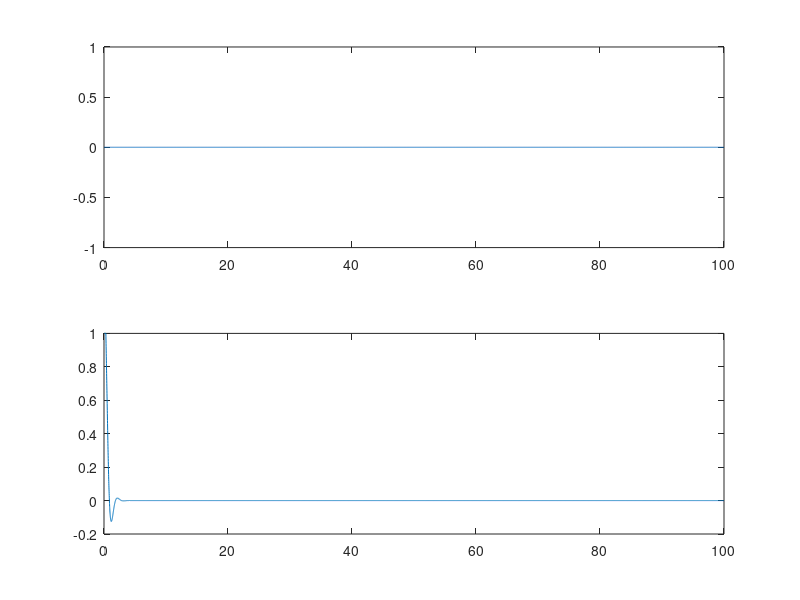

MATLAB code to generate this figure:
% script to test complementary output filter gain structure
vel_state = 0.0;
pos_state = 1.0;
vel_demand = 0.0;
pos_demand = 0.0;
dt = 0.01;
buffer_delay = 30;
vel_state_history = zeros(1,10000);
pos_state_history = zeros(1,10000);
time = [0:dt:9999*dt];
vel_correction = 0;
pos_correction = 0;
omega = 1.0/(dt*buffer_delay);
prev_vel = 1.0;
for i=1:10000
    prev_vel = vel_state;
    vel_state = vel_state + vel_correction*dt;
    vel_state_history(i) = vel_state;
    pos_state = pos_state + 0.5*dt*(vel_state + prev_vel) + pos_correction*dt;
    pos_state_history(i) = pos_state;
    if i > buffer_delay
        vel_correction = (vel_demand - vel_state_history(i-buffer_delay))*omega*0.5;
        pos_correction = (pos_demand - pos_state_history(i-buffer_delay))*omega*0.6;
    else
        vel_correction = 0;
        pos_correction = 0;
    end
end
min(vel_state_history)
close all;
figure;
subplot(2,1,1)
plot(time,vel_state_history);
subplot(2,1,2);
plot(time,pos_state_history);